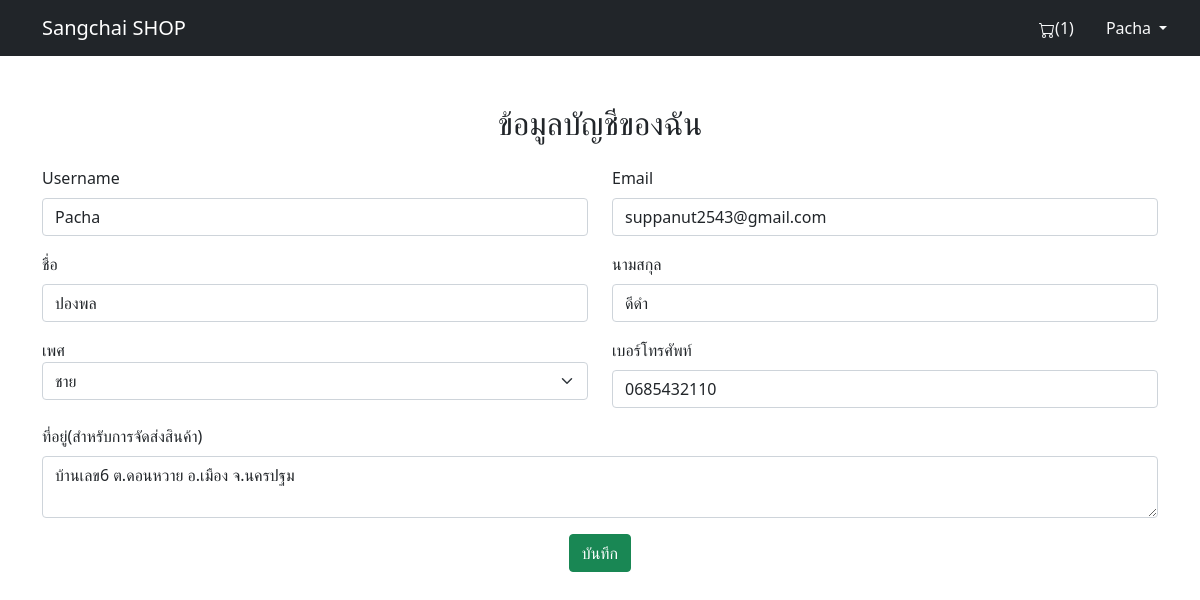
Page /myaccountinfo.php (signed in) on the committed database.
### tables this page shows
CREATE TABLE `user_data` (
  `userid` int(10) NOT NULL,
  `username` varchar(50) NOT NULL,
  `name` varchar(50) NOT NULL,
  `lastname` varchar(50) NOT NULL,
  `gender` varchar(6) NOT NULL,
  `address` varchar(300) NOT NULL,
  `email` varchar(50) NOT NULL,
  `PhonNumber` int(10) NOT NULL,
  `password` varchar(40) NOT NULL,
  `identity` varchar(5) DEFAULT NULL
);

### myaccountinfo.php (the view, shortened to what this page needs)
<?php
include('conectDB.php');
$userid = $_SESSION['userid'];
$sql = "SELECT * FROM user_data WHERE userid=$userid";
$userData = mysqli_query($conect, $sql);
$userData = mysqli_fetch_array($userData);
?>
<!DOCTYPE html>
<html lang="en">
<head>
    <link rel="stylesheet" href="style.css">
    <link href="https://cdn.jsdelivr.net/npm/bootstrap@5.0.0-beta3/dist/css/bootstrap.min.css" rel="stylesheet">
</head>
<body>
    <nav class="navbar navbar-expand-lg navbar-dark bg-dark justify-content-between flex-nowrap flex-row">
        <div class="container">
            <a href="index.php" class="navbar-brand float-left">Sangchai SHOP</a>
            <div class="row">
                <div class=" col-lg-6 d-flex justify-content-end p-0">
                    <?php if (isset($_SESSION['userid'])) {
                        $usid = $_SESSION['userid'];
                        $sqlcart = "SELECT * FROM cart WHERE userid=$usid";
                        $re = mysqli_query($conect, $sqlcart);
                        if (mysqli_num_rows($re) == 1) {
                            $rowcart = mysqli_fetch_array($re);
                            $cartid = $rowcart['cartid'];
                            $sqlcart = "SELECT * FROM cartINFO WHERE cartid=$cartid";
                            $re = mysqli_query($conect, $sqlcart);
                            $countcart = 0;
                            while ($rowcart = mysqli_fetch_array($re)) {
                                $countcart += $rowcart['count'];
                            }
                        } else {
                            $countcart = 0;
                        }
                    } else {
                        $countcart = 0;
                    }
                    ?>
                    <a href="cart.php" class="nav-link text-light">(<label id="cart"><?php echo $countcart; ?></label>)</a>
                </div>
                <div class="dropdown col-lg-6 d-flex justify-content-start p-0">
                    <a class="nav-link text-light dropdown-toggle" href="#" role="button" id="dropdownMenuLink" data-bs-toggle="dropdown" aria-expanded="false">
                        <?php echo $_SESSION['username'] ?>
                    </a>
                </div>
            </div>
        </div>
    </nav>
    <div class="container">
        <h2 class="d-flex justify-content-center mt-5 mb-4">ข้อมูลบัญชีของฉัน</h2>
        <form action="updateUserData.php" method="post">
            <div class="mb-3 row">
                <div class="col-md-6">
                    <label for="username" class="form-label">Username</label>
                    <input type="text" class="form-control" id="username" name="username" maxlength="15" required value="<?php echo $userData['username'] ?>" >
                </div>
                <div class="col-md-6">
                    <label for="Email" class="form-label">Email</label>
                    <input type="email" class="form-control" id="Email" name="Email" maxlength="40" required value="<?php echo $userData['email'] ?>" >
                </div>
            </div>
            <div class="mb-3 row">
                <div class="col-md-6">
                    <label for="name" class="form-label">ชื่อ</label>
                    <input type="text" class="form-control" id="name" name="name" maxlength="35" required value="<?php echo $userData['name'] ?>" >
                </div>
                <div class="col-md-6">
                    <label for="lastname" class="form-label">นามสกุล</label>
                    <input type="text" class="form-control" id="lastname" name="lastname" maxlength="35" required value="<?php echo $userData['lastname'] ?>" >
                </div>
            </div>
            <div class="mb-3 row">
                <div class="col-md-6">
                    <label for="gender">เพศ</label>
                    <select class="form-select" name="gender" id="gender">
                        <?php if ($userData['gender'] == "ชาย") : ?>
                            <option value="ชาย">ชาย</option>
                        <?php elseif ($userData['gender'] == "หญิง") : ?>
                            <option value="หญิง">หญิง</option>
                            <option value="ชาย">ชาย</option>
                            <option value="อื่นๆ">อื่นๆ</option>
                        <?php else : ?>
                            <option value="อื่นๆ">อื่นๆ</option>
                            <option value="หญิง">หญิง</option>
                            <option value="ชาย">ชาย</option>
                        <?php endif ?>
                    </select>
                </div>
                <div class="col-md-6">
                    <label for="PhoneNumber" class="form-label">เบอร์โทรศัพท์</label>
                    <input type="number" class="form-control" id="PhoneNumber" name="PhoneNumber" maxlength="10" required value="<?php echo "0" . $userData['PhonNumber'] ?>" >
                </div>
            </div>
            <div class="mb-3">
                <label class="form-label for=" adress">ที่อยู่(สำหรับการจัดส่งสินค้า)</label>
                <textarea class="form-control" id="adress" name="address" maxlength="300" required ><?php echo $userData['address'] ?></textarea>
            </div>
            <div class="d-flex justify-content-center">
                <input type="submit" value="บันทึก" name="submit" class="btn btn-success">
            </div>
        </form>
    </div>
</body>
</html>

### rows in the picture
user_data: username "Pacha", Email "suppanut2543@gmail.com", name "ปองพล", lastname "ดีดำ", gender "ชาย", PhoneNumber "0685432110", address "บ้านเลข6 ต.ดอนหวาย อ.เมือง จ.นครปฐม"

### other values in the picture
$countcart "1"
$_SESSION['username'] "Pacha"
